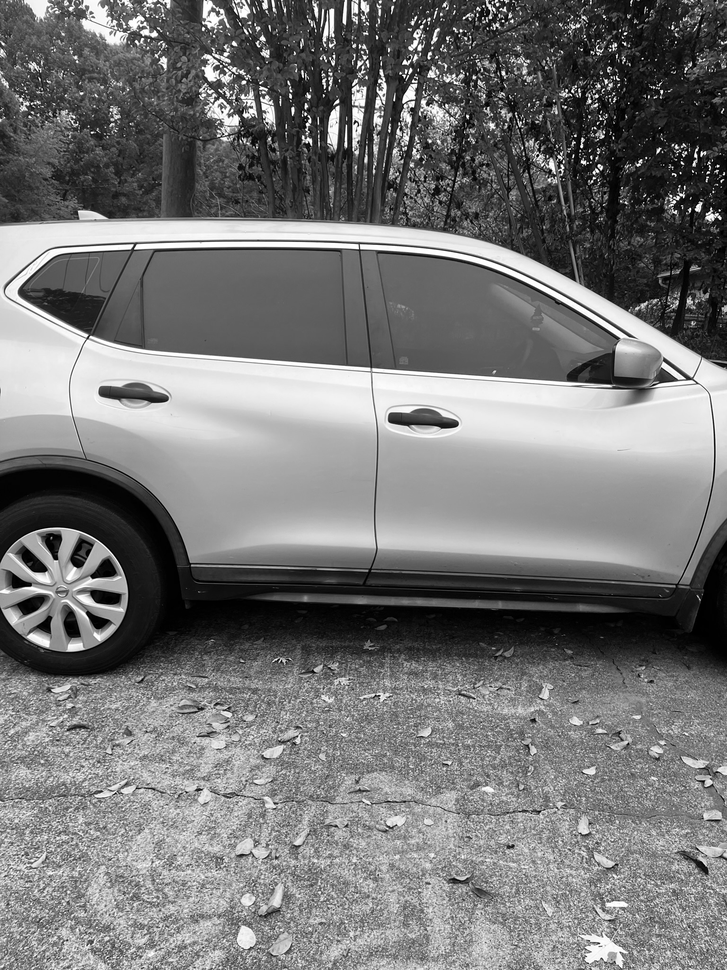
#> input picture Q1/Question1A/img2grayscale.png, 727 x 970 px, shrunk from 1536 x 2048 before the run
$ python all_corner_detection.py
#> lines starting #> are read from the running program, lines starting #| are printed output that depends on the picture; after the words box and inside, x2 and y2 are one past the last pixel; in counts of white or black regions, pixels touching at a corner belong together
import numpy as np
import cv2
import matplotlib.pyplot as plt

captured_image = cv2.imread("img2grayscale.png")
#> captured_image is the input picture: shape (970, 727, 3); min 0, max 255, mean 119
grayImg = cv2.cvtColor(captured_image,cv2.COLOR_BGR2GRAY)


grayImg = np.float32(grayImg)
dest = cv2.cornerHarris(grayImg,8, 29, 0.05)
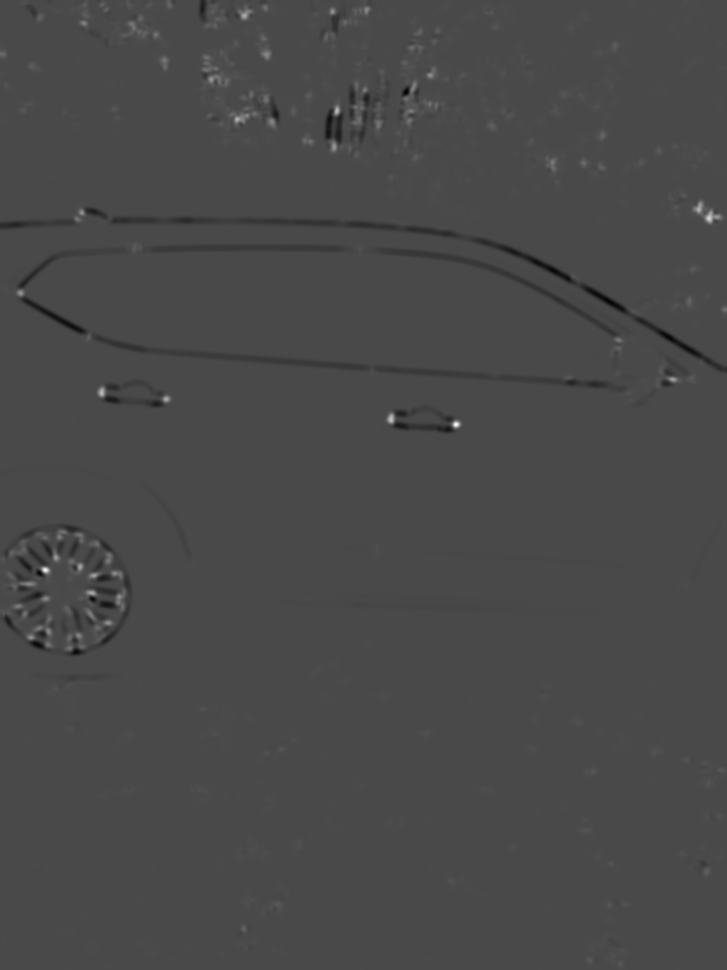
#> dest: shape (970, 727) float32; min -4.71e+36, max 1.16e+37, mean nan; drawn with min black and max white
dest = cv2.dilate(dest, None)

captured_image[dest > 0.01 * dest.max()]=[0, 0, 255]
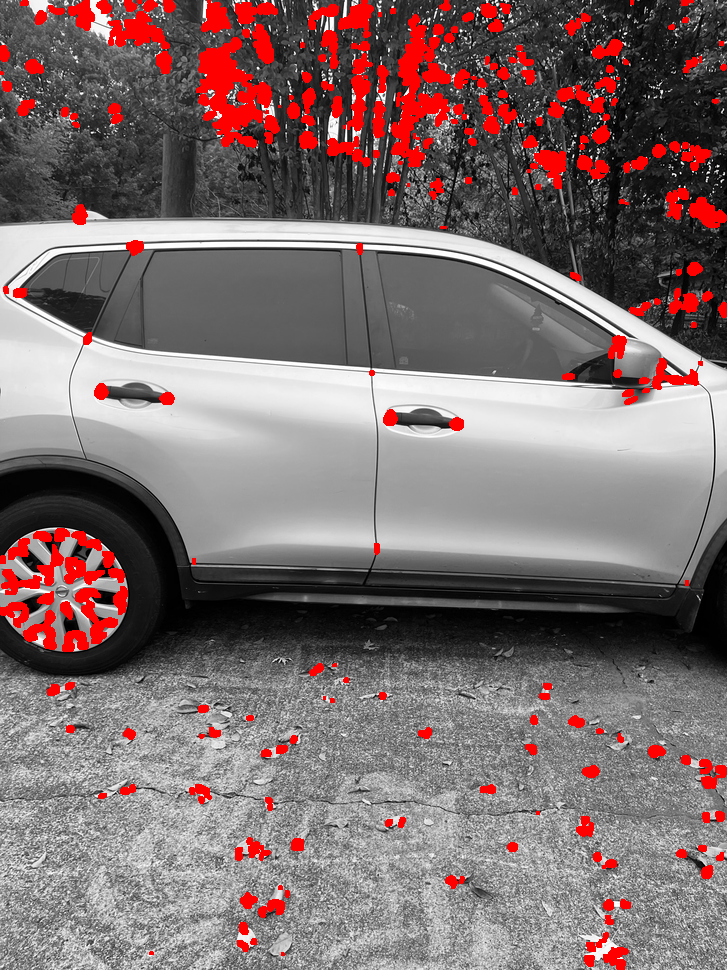
#> captured_image: shape (970, 727, 3); 6.57% of pixels changed, all inside (x1, y1, x2, y2) = (0, 0, 727, 970)


cv2.imshow('Image with Corners', captured_image)
cv2.imwrite("img2Corners.png",captured_image)

plt.imshow(captured_image)
plt.show()
